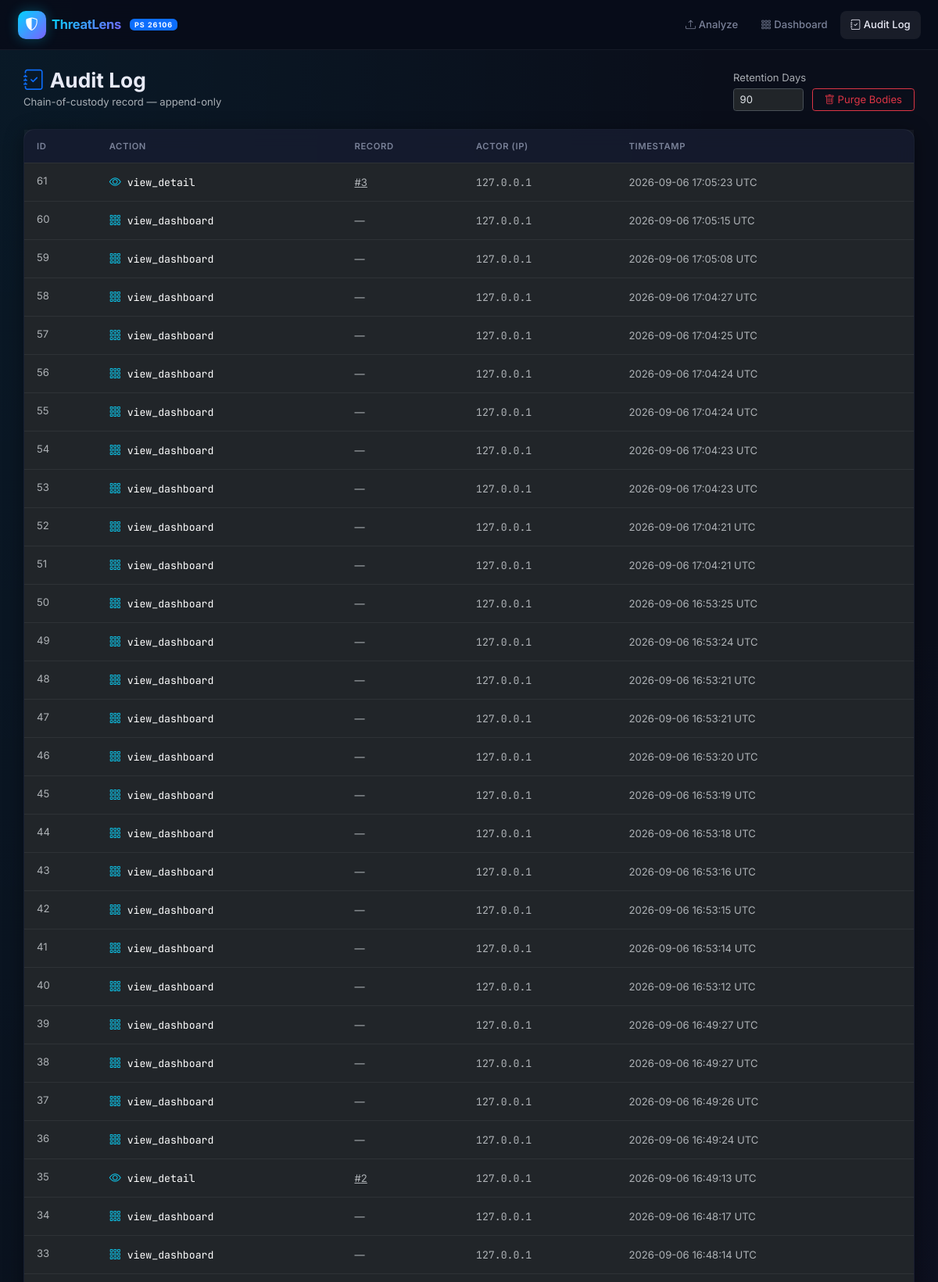
The page /audit-log (upper part) on the database its author committed.
### tables this page shows
CREATE TABLE audit_log (
            id          INTEGER PRIMARY KEY AUTOINCREMENT,
            action      TEXT NOT NULL,
            record_id   INTEGER,
            actor       TEXT DEFAULT 'system',
            timestamp   TEXT NOT NULL
        );

### app.py (the view)
@app.route("/audit-log")
def audit_log():
    entries = compliance.get_audit_log(limit=200)
    return render_template("audit_log.html", entries=entries)

### modules/compliance.py (called while the page is built)
def _get_db() -> sqlite3.Connection:
    conn = sqlite3.connect(str(DB_PATH))
    conn.row_factory = sqlite3.Row
    return conn

def get_audit_log(limit: int = 100) -> list[dict]:
    try:
        with _get_db() as conn:
            conn.execute(
                """CREATE TABLE IF NOT EXISTS audit_log (
                    id INTEGER PRIMARY KEY AUTOINCREMENT,
                    action TEXT NOT NULL, record_id INTEGER,
                    actor TEXT DEFAULT 'system', timestamp TEXT NOT NULL
                )"""
            )
            rows = conn.execute(
                "SELECT * FROM audit_log ORDER BY id DESC LIMIT ?", (limit,)
            ).fetchall()
            return [dict(r) for r in rows]
    except Exception as exc:
        log.error("Audit log read failed: %s", exc)
        return []

### templates/audit_log.html (shortened to what this page needs)
{% extends "base.html" %}
{% block content %}
<div class="container-fluid px-4">
  <div class="d-flex align-items-center justify-content-between mb-4">
    <div>
      <h1 class="h3 fw-bold mb-0"><i class="bi bi-journal-check me-2 text-primary"></i>Audit Log</h1>
      <small class="text-muted">Chain-of-custody record &mdash; append-only</small>
    </div>
    <form action="{{ url_for('admin_purge') }}" method="post" class="d-flex gap-2 align-items-end" onsubmit="return confirm('Purge email bodies older than this many days?')">
      <div>
        <label class="form-label small text-muted mb-1">Retention Days</label>
        <input type="number" name="days" class="form-control form-control-sm" value="90" style="width:90px;"/>
      </div>
      <button type="submit" class="btn btn-sm btn-outline-danger px-3">
        <i class="bi bi-trash me-1"></i>Purge Bodies
      </button>
    </form>
  </div>
  <div class="card glass-card">
    <div class="card-body p-0">
      {% if entries %}
      <div class="table-responsive">
        <table class="table table-dark table-sm table-hover mb-0">
          <thead>
            <tr>
              <th>ID</th><th>Action</th><th>Record</th><th>Actor (IP)</th><th>Timestamp</th>
            </tr>
          </thead>
          <tbody>
            {% for e in entries %}
            <tr>
              <td class="text-muted small">{{ e.id }}</td>
              <td>
                {% set action_icons = {
                  'upload_email': 'upload',
                  'view_detail': 'eye',
                  'export_pdf': 'file-earmark-pdf',
                  'view_dashboard': 'grid-3x3-gap',
                  'purge_body': 'trash',
                } %}
                <i class="bi bi-{{ action_icons.get(e.action, 'circle') }} me-1 text-info"></i>
                <small class="font-mono">{{ e.action }}</small>
              </td>
              <td>
                {% if e.record_id %}
                  <a href="{{ url_for('detail', email_id=e.record_id) }}" class="text-muted small">#{{ e.record_id }}</a>
                {% else %}
                  <span class="text-muted small">—</span>
                {% endif %}
              </td>
              <td><small class="font-mono text-muted">{{ e.actor }}</small></td>
              <td><small class="text-muted">{{ (e.timestamp or '')[:19]|replace('T',' ') }} UTC</small></td>
            </tr>
            {% endfor %}
          </tbody>
        </table>
      </div>
      {% else %}
      <div class="text-center py-5">
        <i class="bi bi-journal text-muted" style="font-size:3rem;"></i>
        <p class="text-muted mt-3">No audit entries yet</p>
      </div>
      {% endif %}
    </div>
  </div>
</div>
{% endblock %}

### static/css/style.css (style rules this page uses)
:root { --bg-base: #0a0e1a; --bg-card: rgba(14, 20, 38, 0.85); --bg-card-hover: rgba(18, 26, 50, 0.95); --border-subtle: rgba(255,255,255,0.06); --border-glow: rgba(0, 212, 255, 0.2); --accent-blue: #00d4ff; --accent-purple: #7b61ff; --accent-green: #00ff88; --accent-red: #ff4444; --accent-orange: #ff6b35; --accent-yellow: #ffaa00; --text-primary: #e8eaf6; --text-muted: #7a8299; --nav-height: 64px; --radius-card: 14px; --radius-sm: 8px; --font-ui: 'Inter', system-ui, sans-serif; --font-mono: 'JetBrains Mono', 'Fira Code', monospace; }
*, *::before, *::after { box-sizing: border-box; }
html, body { min-height: 100vh; background: var(--bg-base); color: var(--text-primary); font-family: var(--font-ui); font-size: 15px; line-height: 1.6; scroll-behavior: smooth; }
body { background-image: radial-gradient(ellipse at 0% 0%, rgba(0,212,255,0.06) 0%, transparent 55%), radial-gradient(ellipse at 100% 100%, rgba(123,97,255,0.06) 0%, transparent 55%); background-attachment: fixed; display: flex; flex-direction: column; }
.font-mono { font-family: var(--font-mono) !important; font-size: 0.88em; }
.card { background: var(--bg-card); border: 1px solid var(--border-subtle); border-radius: var(--radius-card); transition: border-color 0.25s, box-shadow 0.25s; }
.glass-card { background: rgba(12, 18, 38, 0.8); backdrop-filter: blur(12px); -webkit-backdrop-filter: blur(12px); border: 1px solid var(--border-subtle); border-radius: var(--radius-card); box-shadow: 0 4px 24px rgba(0,0,0,0.4); transition: border-color 0.25s, box-shadow 0.25s; }
.table-dark { background: transparent !important; }
.table-dark thead th { background: rgba(255,255,255,0.04) !important; color: var(--text-muted); font-size: 0.75rem; font-weight: 600; text-transform: uppercase; letter-spacing: 0.6px; border-bottom: 1px solid var(--border-subtle) !important; border-top: none !important; padding: 12px 16px; }
.table-dark td { border-color: var(--border-subtle) !important; padding: 12px 16px; }
.card, .stat-card, .feature-card { animation: fadeIn 0.35s ease both; }

### rows shown on the page
audit_log: id "61", action "view_detail", record_id "3", actor "127.0.0.1", timestamp "2026-09-06 17:05:23"
audit_log: id "60", action "view_dashboard", actor "127.0.0.1", timestamp "2026-09-06 17:05:15"
audit_log: id "59", action "view_dashboard", actor "127.0.0.1", timestamp "2026-09-06 17:05:08"
audit_log: id "58", action "view_dashboard", actor "127.0.0.1", timestamp "2026-09-06 17:04:27"
audit_log: id "57", action "view_dashboard", actor "127.0.0.1", timestamp "2026-09-06 17:04:25"
audit_log: id "56", action "view_dashboard", actor "127.0.0.1", timestamp "2026-09-06 17:04:24"
audit_log: id "55", action "view_dashboard", actor "127.0.0.1", timestamp "2026-09-06 17:04:24"
audit_log: id "54", action "view_dashboard", actor "127.0.0.1", timestamp "2026-09-06 17:04:23"
audit_log: id "53", action "view_dashboard", actor "127.0.0.1", timestamp "2026-09-06 17:04:23"
audit_log: id "52", action "view_dashboard", actor "127.0.0.1", timestamp "2026-09-06 17:04:21"
audit_log: id "51", action "view_dashboard", actor "127.0.0.1", timestamp "2026-09-06 17:04:21"
audit_log: id "50", action "view_dashboard", actor "127.0.0.1", timestamp "2026-09-06 16:53:25"
audit_log: id "49", action "view_dashboard", actor "127.0.0.1", timestamp "2026-09-06 16:53:24"
audit_log: id "48", action "view_dashboard", actor "127.0.0.1", timestamp "2026-09-06 16:53:21"
audit_log: id "47", action "view_dashboard", actor "127.0.0.1", timestamp "2026-09-06 16:53:21"
audit_log: id "46", action "view_dashboard", actor "127.0.0.1", timestamp "2026-09-06 16:53:20"
audit_log: id "45", action "view_dashboard", actor "127.0.0.1", timestamp "2026-09-06 16:53:19"
audit_log: id "44", action "view_dashboard", actor "127.0.0.1", timestamp "2026-09-06 16:53:18"
audit_log: id "43", action "view_dashboard", actor "127.0.0.1", timestamp "2026-09-06 16:53:16"
audit_log: id "42", action "view_dashboard", actor "127.0.0.1", timestamp "2026-09-06 16:53:15"
audit_log: id "41", action "view_dashboard", actor "127.0.0.1", timestamp "2026-09-06 16:53:14"
audit_log: id "40", action "view_dashboard", actor "127.0.0.1", timestamp "2026-09-06 16:53:12"
audit_log: id "39", action "view_dashboard", actor "127.0.0.1", timestamp "2026-09-06 16:49:27"
audit_log: id "38", action "view_dashboard", actor "127.0.0.1", timestamp "2026-09-06 16:49:27"
audit_log: id "37", action "view_dashboard", actor "127.0.0.1", timestamp "2026-09-06 16:49:26"
audit_log: id "36", action "view_dashboard", actor "127.0.0.1", timestamp "2026-09-06 16:49:24"
audit_log: id "35", action "view_detail", record_id "2", actor "127.0.0.1", timestamp "2026-09-06 16:49:13"
audit_log: id "34", action "view_dashboard", actor "127.0.0.1", timestamp "2026-09-06 16:48:17"
audit_log: id "33", action "view_dashboard", actor "127.0.0.1", timestamp "2026-09-06 16:48:14"
